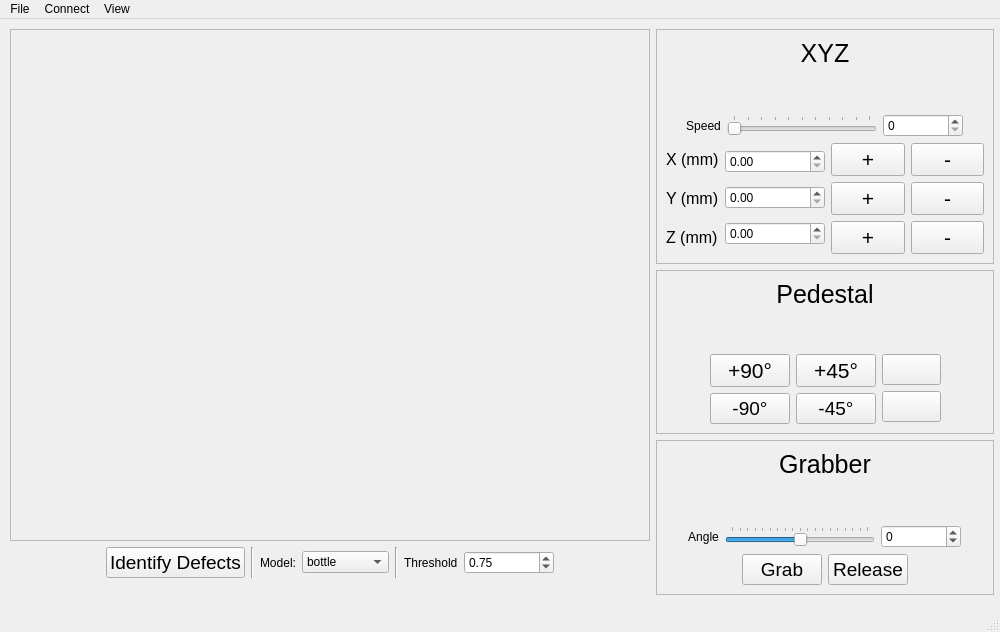
<?xml version="1.0" encoding="UTF-8"?>
<ui version="4.0">
 <class>MainWindow</class>
 <widget class="QMainWindow" name="MainWindow">
  <property name="geometry">
   <rect>
    <x>0</x>
    <y>0</y>
    <width>1000</width>
    <height>632</height>
   </rect>
  </property>
  <property name="sizePolicy">
   <sizepolicy hsizetype="Fixed" vsizetype="Fixed">
    <horstretch>0</horstretch>
    <verstretch>0</verstretch>
   </sizepolicy>
  </property>
  <property name="minimumSize">
   <size>
    <width>1000</width>
    <height>632</height>
   </size>
  </property>
  <property name="maximumSize">
   <size>
    <width>1000</width>
    <height>632</height>
   </size>
  </property>
  <property name="windowTitle">
   <string>MainWindow</string>
  </property>
  <widget class="QWidget" name="centralwidget">
   <widget class="QWidget" name="layoutWidget">
    <property name="geometry">
     <rect>
      <x>10</x>
      <y>10</y>
      <width>984</width>
      <height>566</height>
     </rect>
    </property>
    <layout class="QHBoxLayout" name="horizontalLayout_11">
     <item>
      <spacer name="horizontalSpacer_16">
       <property name="orientation">
        <enum>Qt::Orientation::Horizontal</enum>
       </property>
       <property name="sizeHint" stdset="0">
        <size>
         <width>40</width>
         <height>20</height>
        </size>
       </property>
      </spacer>
     </item>
     <item>
      <layout class="QVBoxLayout" name="verticalLayout_13">
       <item>
        <layout class="QHBoxLayout" name="horizontalLayout_12">
         <item>
          <spacer name="horizontalSpacer_13">
           <property name="orientation">
            <enum>Qt::Orientation::Horizontal</enum>
           </property>
           <property name="sizeHint" stdset="0">
            <size>
             <width>40</width>
             <height>20</height>
            </size>
           </property>
          </spacer>
         </item>
         <item>
          <widget class="QFrame" name="frame">
           <property name="sizePolicy">
            <sizepolicy hsizetype="Fixed" vsizetype="Fixed">
             <horstretch>0</horstretch>
             <verstretch>0</verstretch>
            </sizepolicy>
           </property>
           <property name="minimumSize">
            <size>
             <width>640</width>
             <height>512</height>
            </size>
           </property>
           <property name="maximumSize">
            <size>
             <width>640</width>
             <height>512</height>
            </size>
           </property>
           <property name="frameShape">
            <enum>QFrame::Shape::StyledPanel</enum>
           </property>
           <property name="frameShadow">
            <enum>QFrame::Shadow::Raised</enum>
           </property>
           <widget class="QLabel" name="display">
            <property name="geometry">
             <rect>
              <x>10</x>
              <y>10</y>
              <width>620</width>
              <height>491</height>
             </rect>
            </property>
            <property name="text">
             <string/>
            </property>
           </widget>
          </widget>
         </item>
         <item>
          <spacer name="horizontalSpacer_12">
           <property name="orientation">
            <enum>Qt::Orientation::Horizontal</enum>
           </property>
           <property name="sizeHint" stdset="0">
            <size>
             <width>40</width>
             <height>20</height>
            </size>
           </property>
          </spacer>
         </item>
        </layout>
       </item>
       <item>
        <layout class="QHBoxLayout" name="horizontalLayout_10">
         <item>
          <spacer name="horizontalSpacer_9">
           <property name="orientation">
            <enum>Qt::Orientation::Horizontal</enum>
           </property>
           <property name="sizeHint" stdset="0">
            <size>
             <width>40</width>
             <height>20</height>
            </size>
           </property>
          </spacer>
         </item>
         <item>
          <widget class="QPushButton" name="identifyButton">
           <property name="sizePolicy">
            <sizepolicy hsizetype="Fixed" vsizetype="Fixed">
             <horstretch>0</horstretch>
             <verstretch>0</verstretch>
            </sizepolicy>
           </property>
           <property name="font">
            <font>
             <pointsize>14</pointsize>
            </font>
           </property>
           <property name="text">
            <string>Identify Defects</string>
           </property>
          </widget>
         </item>
         <item>
          <widget class="Line" name="line">
           <property name="orientation">
            <enum>Qt::Orientation::Vertical</enum>
           </property>
          </widget>
         </item>
         <item>
          <widget class="QLabel" name="label_7">
           <property name="text">
            <string>Model:</string>
           </property>
          </widget>
         </item>
         <item>
          <widget class="QComboBox" name="models">
           <item>
            <property name="text">
             <string>bottle</string>
            </property>
           </item>
           <item>
            <property name="text">
             <string>cable</string>
            </property>
           </item>
           <item>
            <property name="text">
             <string>capsule</string>
            </property>
           </item>
           <item>
            <property name="text">
             <string>carpet</string>
            </property>
           </item>
           <item>
            <property name="text">
             <string>grid</string>
            </property>
           </item>
           <item>
            <property name="text">
             <string>hazelnut</string>
            </property>
           </item>
           <item>
            <property name="text">
             <string>leather</string>
            </property>
           </item>
           <item>
            <property name="text">
             <string>metal nut</string>
            </property>
           </item>
           <item>
            <property name="text">
             <string>pill</string>
            </property>
           </item>
           <item>
            <property name="text">
             <string>screw</string>
            </property>
           </item>
           <item>
            <property name="text">
             <string>tile</string>
            </property>
           </item>
           <item>
            <property name="text">
             <string>toothbrush</string>
            </property>
           </item>
           <item>
            <property name="text">
             <string>transistor</string>
            </property>
           </item>
           <item>
            <property name="text">
             <string>wood</string>
            </property>
           </item>
           <item>
            <property name="text">
             <string>zipper</string>
            </property>
           </item>
          </widget>
         </item>
         <item>
          <widget class="Line" name="line_2">
           <property name="orientation">
            <enum>Qt::Orientation::Vertical</enum>
           </property>
          </widget>
         </item>
         <item>
          <widget class="QLabel" name="label_8">
           <property name="text">
            <string>Threshold</string>
           </property>
          </widget>
         </item>
         <item>
          <widget class="QDoubleSpinBox" name="threshold">
           <property name="minimumSize">
            <size>
             <width>90</width>
             <height>0</height>
            </size>
           </property>
           <property name="maximum">
            <double>1.000000000000000</double>
           </property>
           <property name="value">
            <double>0.750000000000000</double>
           </property>
          </widget>
         </item>
         <item>
          <spacer name="horizontalSpacer_10">
           <property name="orientation">
            <enum>Qt::Orientation::Horizontal</enum>
           </property>
           <property name="sizeHint" stdset="0">
            <size>
             <width>40</width>
             <height>20</height>
            </size>
           </property>
          </spacer>
         </item>
        </layout>
       </item>
       <item>
        <spacer name="verticalSpacer_4">
         <property name="orientation">
          <enum>Qt::Orientation::Vertical</enum>
         </property>
         <property name="sizeHint" stdset="0">
          <size>
           <width>20</width>
           <height>40</height>
          </size>
         </property>
        </spacer>
       </item>
      </layout>
     </item>
     <item>
      <layout class="QVBoxLayout" name="controlLayout">
       <item>
        <widget class="QFrame" name="XYZFrame">
         <property name="sizePolicy">
          <sizepolicy hsizetype="Expanding" vsizetype="Expanding">
           <horstretch>0</horstretch>
           <verstretch>0</verstretch>
          </sizepolicy>
         </property>
         <property name="minimumSize">
          <size>
           <width>300</width>
           <height>0</height>
          </size>
         </property>
         <property name="frameShape">
          <enum>QFrame::Shape::StyledPanel</enum>
         </property>
         <property name="frameShadow">
          <enum>QFrame::Shadow::Raised</enum>
         </property>
         <layout class="QVBoxLayout" name="verticalLayout_12">
          <item>
           <layout class="QVBoxLayout" name="verticalLayout_11">
            <item>
             <widget class="QLabel" name="label_5">
              <property name="font">
               <font>
                <pointsize>19</pointsize>
               </font>
              </property>
              <property name="text">
               <string>XYZ</string>
              </property>
              <property name="alignment">
               <set>Qt::AlignmentFlag::AlignCenter</set>
              </property>
             </widget>
            </item>
            <item>
             <spacer name="verticalSpacer_3">
              <property name="orientation">
               <enum>Qt::Orientation::Vertical</enum>
              </property>
              <property name="sizeHint" stdset="0">
               <size>
                <width>20</width>
                <height>40</height>
               </size>
              </property>
             </spacer>
            </item>
            <item>
             <layout class="QHBoxLayout" name="horizontalLayout">
              <item>
               <spacer name="horizontalSpacer">
                <property name="orientation">
                 <enum>Qt::Orientation::Horizontal</enum>
                </property>
                <property name="sizeHint" stdset="0">
                 <size>
                  <width>40</width>
                  <height>20</height>
                 </size>
                </property>
               </spacer>
              </item>
              <item>
               <widget class="QLabel" name="speedLabel">
                <property name="maximumSize">
                 <size>
                  <width>16777215</width>
                  <height>16777215</height>
                 </size>
                </property>
                <property name="text">
                 <string>Speed</string>
                </property>
                <property name="alignment">
                 <set>Qt::AlignmentFlag::AlignCenter</set>
                </property>
               </widget>
              </item>
              <item>
               <widget class="QSlider" name="speedSlider">
                <property name="minimumSize">
                 <size>
                  <width>150</width>
                  <height>0</height>
                 </size>
                </property>
                <property name="maximum">
                 <number>100</number>
                </property>
                <property name="orientation">
                 <enum>Qt::Orientation::Horizontal</enum>
                </property>
                <property name="tickPosition">
                 <enum>QSlider::TickPosition::TicksAbove</enum>
                </property>
                <property name="tickInterval">
                 <number>10</number>
                </property>
               </widget>
              </item>
              <item>
               <widget class="QSpinBox" name="speedBox">
                <property name="minimumSize">
                 <size>
                  <width>80</width>
                  <height>0</height>
                 </size>
                </property>
                <property name="maximum">
                 <number>100</number>
                </property>
               </widget>
              </item>
              <item>
               <spacer name="horizontalSpacer_11">
                <property name="orientation">
                 <enum>Qt::Orientation::Horizontal</enum>
                </property>
                <property name="sizeHint" stdset="0">
                 <size>
                  <width>40</width>
                  <height>20</height>
                 </size>
                </property>
               </spacer>
              </item>
             </layout>
            </item>
            <item>
             <layout class="QHBoxLayout" name="horizontalLayout_9">
              <item>
               <spacer name="horizontalSpacer_7">
                <property name="orientation">
                 <enum>Qt::Orientation::Horizontal</enum>
                </property>
                <property name="sizeHint" stdset="0">
                 <size>
                  <width>40</width>
                  <height>20</height>
                 </size>
                </property>
               </spacer>
              </item>
              <item>
               <layout class="QVBoxLayout" name="verticalLayout_8">
                <item>
                 <widget class="QLabel" name="label_2">
                  <property name="font">
                   <font>
                    <pointsize>12</pointsize>
                   </font>
                  </property>
                  <property name="text">
                   <string>X (mm)</string>
                  </property>
                 </widget>
                </item>
                <item>
                 <widget class="QLabel" name="label_3">
                  <property name="font">
                   <font>
                    <pointsize>12</pointsize>
                   </font>
                  </property>
                  <property name="text">
                   <string>Y (mm)</string>
                  </property>
                 </widget>
                </item>
                <item>
                 <widget class="QLabel" name="label_6">
                  <property name="font">
                   <font>
                    <pointsize>12</pointsize>
                   </font>
                  </property>
                  <property name="text">
                   <string>Z (mm)</string>
                  </property>
                 </widget>
                </item>
               </layout>
              </item>
              <item>
               <layout class="QHBoxLayout" name="horizontalLayout_8">
                <item>
                 <layout class="QVBoxLayout" name="verticalLayout_9">
                  <item>
                   <widget class="QDoubleSpinBox" name="xBox">
                    <property name="minimumSize">
                     <size>
                      <width>100</width>
                      <height>0</height>
                     </size>
                    </property>
                    <property name="maximum">
                     <double>100.000000000000000</double>
                    </property>
                   </widget>
                  </item>
                  <item>
                   <widget class="QDoubleSpinBox" name="yBox">
                    <property name="minimumSize">
                     <size>
                      <width>100</width>
                      <height>0</height>
                     </size>
                    </property>
                    <property name="maximum">
                     <double>100.000000000000000</double>
                    </property>
                   </widget>
                  </item>
                  <item>
                   <widget class="QDoubleSpinBox" name="zBox">
                    <property name="minimumSize">
                     <size>
                      <width>100</width>
                      <height>0</height>
                     </size>
                    </property>
                    <property name="maximum">
                     <double>100.000000000000000</double>
                    </property>
                   </widget>
                  </item>
                 </layout>
                </item>
                <item>
                 <layout class="QVBoxLayout" name="verticalLayout_10">
                  <item>
                   <layout class="QHBoxLayout" name="horizontalLayout_5">
                    <item>
                     <widget class="QPushButton" name="xPosButton">
                      <property name="font">
                       <font>
                        <pointsize>16</pointsize>
                       </font>
                      </property>
                      <property name="text">
                       <string>+</string>
                      </property>
                     </widget>
                    </item>
                    <item>
                     <widget class="QPushButton" name="xNegButton">
                      <property name="font">
                       <font>
                        <pointsize>16</pointsize>
                       </font>
                      </property>
                      <property name="text">
                       <string>-</string>
                      </property>
                     </widget>
                    </item>
                   </layout>
                  </item>
                  <item>
                   <layout class="QHBoxLayout" name="horizontalLayout_6">
                    <item>
                     <widget class="QPushButton" name="yPosButton">
                      <property name="font">
                       <font>
                        <pointsize>16</pointsize>
                       </font>
                      </property>
                      <property name="text">
                       <string>+</string>
                      </property>
                     </widget>
                    </item>
                    <item>
                     <widget class="QPushButton" name="yNegButton">
                      <property name="font">
                       <font>
                        <pointsize>16</pointsize>
                       </font>
                      </property>
                      <property name="text">
                       <string>-</string>
                      </property>
                     </widget>
                    </item>
                   </layout>
                  </item>
                  <item>
                   <layout class="QHBoxLayout" name="horizontalLayout_7">
                    <item>
                     <widget class="QPushButton" name="zPosButton">
                      <property name="font">
                       <font>
                        <pointsize>16</pointsize>
                       </font>
                      </property>
                      <property name="text">
                       <string>+</string>
                      </property>
                     </widget>
                    </item>
                    <item>
                     <widget class="QPushButton" name="zNegButton">
                      <property name="font">
                       <font>
                        <pointsize>16</pointsize>
                       </font>
                      </property>
                      <property name="text">
                       <string>-</string>
                      </property>
                     </widget>
                    </item>
                   </layout>
                  </item>
                 </layout>
                </item>
               </layout>
              </item>
              <item>
               <spacer name="horizontalSpacer_8">
                <property name="orientation">
                 <enum>Qt::Orientation::Horizontal</enum>
                </property>
                <property name="sizeHint" stdset="0">
                 <size>
                  <width>40</width>
                  <height>20</height>
                 </size>
                </property>
               </spacer>
              </item>
             </layout>
            </item>
           </layout>
          </item>
         </layout>
        </widget>
       </item>
       <item>
        <widget class="QFrame" name="pedestalFrame">
         <property name="sizePolicy">
          <sizepolicy hsizetype="Expanding" vsizetype="Expanding">
           <horstretch>0</horstretch>
           <verstretch>0</verstretch>
          </sizepolicy>
         </property>
         <property name="minimumSize">
          <size>
           <width>300</width>
           <height>0</height>
          </size>
         </property>
         <property name="frameShape">
          <enum>QFrame::Shape::StyledPanel</enum>
         </property>
         <property name="frameShadow">
          <enum>QFrame::Shadow::Raised</enum>
         </property>
         <layout class="QVBoxLayout" name="verticalLayout_7">
          <item>
           <layout class="QVBoxLayout" name="verticalLayout_3">
            <item>
             <widget class="QLabel" name="label_4">
              <property name="font">
               <font>
                <pointsize>19</pointsize>
               </font>
              </property>
              <property name="text">
               <string>Pedestal</string>
              </property>
              <property name="alignment">
               <set>Qt::AlignmentFlag::AlignCenter</set>
              </property>
             </widget>
            </item>
            <item>
             <spacer name="verticalSpacer_2">
              <property name="orientation">
               <enum>Qt::Orientation::Vertical</enum>
              </property>
              <property name="sizeHint" stdset="0">
               <size>
                <width>20</width>
                <height>40</height>
               </size>
              </property>
             </spacer>
            </item>
            <item>
             <layout class="QHBoxLayout" name="horizontalLayout_4">
              <item>
               <spacer name="horizontalSpacer_3">
                <property name="orientation">
                 <enum>Qt::Orientation::Horizontal</enum>
                </property>
                <property name="sizeHint" stdset="0">
                 <size>
                  <width>40</width>
                  <height>20</height>
                 </size>
                </property>
               </spacer>
              </item>
              <item>
               <layout class="QVBoxLayout" name="verticalLayout_4">
                <item>
                 <widget class="QPushButton" name="pos90Button">
                  <property name="sizePolicy">
                   <sizepolicy hsizetype="Fixed" vsizetype="Fixed">
                    <horstretch>0</horstretch>
                    <verstretch>0</verstretch>
                   </sizepolicy>
                  </property>
                  <property name="font">
                   <font>
                    <pointsize>16</pointsize>
                   </font>
                  </property>
                  <property name="text">
                   <string>+90°</string>
                  </property>
                 </widget>
                </item>
                <item>
                 <widget class="QPushButton" name="neg90Button">
                  <property name="sizePolicy">
                   <sizepolicy hsizetype="Fixed" vsizetype="Fixed">
                    <horstretch>0</horstretch>
                    <verstretch>0</verstretch>
                   </sizepolicy>
                  </property>
                  <property name="font">
                   <font>
                    <pointsize>14</pointsize>
                   </font>
                  </property>
                  <property name="text">
                   <string>-90°</string>
                  </property>
                 </widget>
                </item>
               </layout>
              </item>
              <item>
               <layout class="QVBoxLayout" name="verticalLayout_5">
                <item>
                 <widget class="QPushButton" name="pos45Button">
                  <property name="sizePolicy">
                   <sizepolicy hsizetype="Fixed" vsizetype="Fixed">
                    <horstretch>0</horstretch>
                    <verstretch>0</verstretch>
                   </sizepolicy>
                  </property>
                  <property name="font">
                   <font>
                    <pointsize>16</pointsize>
                   </font>
                  </property>
                  <property name="text">
                   <string>+45°</string>
                  </property>
                 </widget>
                </item>
                <item>
                 <widget class="QPushButton" name="neg45Button">
                  <property name="sizePolicy">
                   <sizepolicy hsizetype="Fixed" vsizetype="Fixed">
                    <horstretch>0</horstretch>
                    <verstretch>0</verstretch>
                   </sizepolicy>
                  </property>
                  <property name="font">
                   <font>
                    <pointsize>14</pointsize>
                   </font>
                  </property>
                  <property name="text">
                   <string>-45°</string>
                  </property>
                 </widget>
                </item>
               </layout>
              </item>
              <item>
               <layout class="QVBoxLayout" name="verticalLayout_6">
                <item>
                 <widget class="QPushButton" name="posRotate">
                  <property name="sizePolicy">
                   <sizepolicy hsizetype="Fixed" vsizetype="Fixed">
                    <horstretch>0</horstretch>
                    <verstretch>0</verstretch>
                   </sizepolicy>
                  </property>
                  <property name="font">
                   <font>
                    <pointsize>14</pointsize>
                   </font>
                  </property>
                  <property name="text">
                   <string/>
                  </property>
                  <property name="icon">
                   <iconset theme="view-refresh"/>
                  </property>
                  <property name="iconSize">
                   <size>
                    <width>22</width>
                    <height>22</height>
                   </size>
                  </property>
                 </widget>
                </item>
                <item>
                 <widget class="QPushButton" name="negRotateButton">
                  <property name="sizePolicy">
                   <sizepolicy hsizetype="Fixed" vsizetype="Fixed">
                    <horstretch>0</horstretch>
                    <verstretch>0</verstretch>
                   </sizepolicy>
                  </property>
                  <property name="font">
                   <font>
                    <pointsize>14</pointsize>
                   </font>
                  </property>
                  <property name="text">
                   <string/>
                  </property>
                  <property name="icon">
                   <iconset theme="view-restore"/>
                  </property>
                  <property name="iconSize">
                   <size>
                    <width>22</width>
                    <height>22</height>
                   </size>
                  </property>
                 </widget>
                </item>
               </layout>
              </item>
              <item>
               <spacer name="horizontalSpacer_4">
                <property name="orientation">
                 <enum>Qt::Orientation::Horizontal</enum>
                </property>
                <property name="sizeHint" stdset="0">
                 <size>
                  <width>40</width>
                  <height>20</height>
                 </size>
                </property>
               </spacer>
              </item>
             </layout>
            </item>
           </layout>
          </item>
         </layout>
        </widget>
       </item>
       <item>
        <widget class="QFrame" name="grabberFrame">
         <property name="sizePolicy">
          <sizepolicy hsizetype="Expanding" vsizetype="Expanding">
           <horstretch>0</horstretch>
           <verstretch>0</verstretch>
          </sizepolicy>
         </property>
         <property name="minimumSize">
          <size>
           <width>300</width>
           <height>0</height>
          </size>
         </property>
         <property name="frameShape">
          <enum>QFrame::Shape::StyledPanel</enum>
         </property>
         <property name="frameShadow">
          <enum>QFrame::Shadow::Raised</enum>
         </property>
         <layout class="QVBoxLayout" name="verticalLayout_2">
          <item>
           <layout class="QVBoxLayout" name="verticalLayout">
            <item>
             <widget class="QLabel" name="label">
              <property name="font">
               <font>
                <pointsize>19</pointsize>
               </font>
              </property>
              <property name="text">
               <string>Grabber</string>
              </property>
              <property name="alignment">
               <set>Qt::AlignmentFlag::AlignCenter</set>
              </property>
             </widget>
            </item>
            <item>
             <spacer name="verticalSpacer">
              <property name="orientation">
               <enum>Qt::Orientation::Vertical</enum>
              </property>
              <property name="sizeHint" stdset="0">
               <size>
                <width>20</width>
                <height>40</height>
               </size>
              </property>
             </spacer>
            </item>
            <item>
             <layout class="QHBoxLayout" name="horizontalLayout_2">
              <item>
               <spacer name="horizontalSpacer_2">
                <property name="orientation">
                 <enum>Qt::Orientation::Horizontal</enum>
                </property>
                <property name="sizeHint" stdset="0">
                 <size>
                  <width>40</width>
                  <height>20</height>
                 </size>
                </property>
               </spacer>
              </item>
              <item>
               <widget class="QLabel" name="grabberAngleLabel">
                <property name="maximumSize">
                 <size>
                  <width>16777215</width>
                  <height>16777215</height>
                 </size>
                </property>
                <property name="text">
                 <string>Angle</string>
                </property>
                <property name="alignment">
                 <set>Qt::AlignmentFlag::AlignCenter</set>
                </property>
               </widget>
              </item>
              <item>
               <widget class="QSlider" name="grabberAngleSlider">
                <property name="minimumSize">
                 <size>
                  <width>150</width>
                  <height>0</height>
                 </size>
                </property>
                <property name="minimum">
                 <number>-90</number>
                </property>
                <property name="maximum">
                 <number>90</number>
                </property>
                <property name="orientation">
                 <enum>Qt::Orientation::Horizontal</enum>
                </property>
                <property name="tickPosition">
                 <enum>QSlider::TickPosition::TicksAbove</enum>
                </property>
                <property name="tickInterval">
                 <number>10</number>
                </property>
               </widget>
              </item>
              <item>
               <widget class="QSpinBox" name="grabberAngleBox">
                <property name="minimumSize">
                 <size>
                  <width>80</width>
                  <height>0</height>
                 </size>
                </property>
                <property name="minimum">
                 <number>-90</number>
                </property>
                <property name="maximum">
                 <number>90</number>
                </property>
               </widget>
              </item>
              <item>
               <spacer name="horizontalSpacer_14">
                <property name="orientation">
                 <enum>Qt::Orientation::Horizontal</enum>
                </property>
                <property name="sizeHint" stdset="0">
                 <size>
                  <width>40</width>
                  <height>20</height>
                 </size>
                </property>
               </spacer>
              </item>
             </layout>
            </item>
            <item>
             <layout class="QHBoxLayout" name="horizontalLayout_3">
              <item>
               <spacer name="horizontalSpacer_5">
                <property name="orientation">
                 <enum>Qt::Orientation::Horizontal</enum>
                </property>
                <property name="sizeHint" stdset="0">
                 <size>
                  <width>40</width>
                  <height>20</height>
                 </size>
                </property>
               </spacer>
              </item>
              <item>
               <widget class="QPushButton" name="grabButton">
                <property name="sizePolicy">
                 <sizepolicy hsizetype="Fixed" vsizetype="Fixed">
                  <horstretch>0</horstretch>
                  <verstretch>0</verstretch>
                 </sizepolicy>
                </property>
                <property name="font">
                 <font>
                  <pointsize>14</pointsize>
                 </font>
                </property>
                <property name="text">
                 <string>Grab</string>
                </property>
               </widget>
              </item>
              <item>
               <widget class="QPushButton" name="releaseButton">
                <property name="sizePolicy">
                 <sizepolicy hsizetype="Fixed" vsizetype="Fixed">
                  <horstretch>0</horstretch>
                  <verstretch>0</verstretch>
                 </sizepolicy>
                </property>
                <property name="font">
                 <font>
                  <pointsize>14</pointsize>
                 </font>
                </property>
                <property name="text">
                 <string>Release</string>
                </property>
               </widget>
              </item>
              <item>
               <spacer name="horizontalSpacer_6">
                <property name="orientation">
                 <enum>Qt::Orientation::Horizontal</enum>
                </property>
                <property name="sizeHint" stdset="0">
                 <size>
                  <width>40</width>
                  <height>20</height>
                 </size>
                </property>
               </spacer>
              </item>
             </layout>
            </item>
           </layout>
          </item>
         </layout>
        </widget>
       </item>
      </layout>
     </item>
     <item>
      <spacer name="horizontalSpacer_17">
       <property name="orientation">
        <enum>Qt::Orientation::Horizontal</enum>
       </property>
       <property name="sizeHint" stdset="0">
        <size>
         <width>40</width>
         <height>20</height>
        </size>
       </property>
      </spacer>
     </item>
     <item>
      <spacer name="horizontalSpacer_15">
       <property name="orientation">
        <enum>Qt::Orientation::Horizontal</enum>
       </property>
       <property name="sizeHint" stdset="0">
        <size>
         <width>40</width>
         <height>20</height>
        </size>
       </property>
      </spacer>
     </item>
    </layout>
   </widget>
  </widget>
  <widget class="QMenuBar" name="menubar">
   <property name="geometry">
    <rect>
     <x>0</x>
     <y>0</y>
     <width>1000</width>
     <height>33</height>
    </rect>
   </property>
   <widget class="QMenu" name="menuFIle">
    <property name="title">
     <string>File</string>
    </property>
    <addaction name="actionSave"/>
    <addaction name="actionLoad"/>
   </widget>
   <widget class="QMenu" name="menuSerial">
    <property name="title">
     <string>Connect</string>
    </property>
   </widget>
   <widget class="QMenu" name="menuView">
    <property name="title">
     <string>View</string>
    </property>
    <addaction name="actionControls"/>
   </widget>
   <addaction name="menuFIle"/>
   <addaction name="menuSerial"/>
   <addaction name="menuView"/>
  </widget>
  <widget class="QStatusBar" name="statusbar"/>
  <action name="actionSave">
   <property name="icon">
    <iconset theme="document-save"/>
   </property>
   <property name="text">
    <string>Save</string>
   </property>
  </action>
  <action name="actionLoad">
   <property name="icon">
    <iconset theme="document-open"/>
   </property>
   <property name="text">
    <string>Load Image</string>
   </property>
  </action>
  <action name="actionControls">
   <property name="checkable">
    <bool>true</bool>
   </property>
   <property name="text">
    <string>Controls</string>
   </property>
  </action>
  <action name="actionMask">
   <property name="checkable">
    <bool>true</bool>
   </property>
   <property name="checked">
    <bool>true</bool>
   </property>
   <property name="text">
    <string>Mask</string>
   </property>
  </action>
 </widget>
 <resources/>
 <connections>
  <connection>
   <sender>speedSlider</sender>
   <signal>valueChanged(int)</signal>
   <receiver>speedBox</receiver>
   <slot>setValue(int)</slot>
   <hints>
    <hint type="sourcelabel">
     <x>836</x>
     <y>85</y>
    </hint>
    <hint type="destinationlabel">
     <x>977</x>
     <y>85</y>
    </hint>
   </hints>
  </connection>
  <connection>
   <sender>grabberAngleSlider</sender>
   <signal>valueChanged(int)</signal>
   <receiver>grabberAngleBox</receiver>
   <slot>setValue(int)</slot>
   <hints>
    <hint type="sourcelabel">
     <x>803</x>
     <y>541</y>
    </hint>
    <hint type="destinationlabel">
     <x>924</x>
     <y>541</y>
    </hint>
   </hints>
  </connection>
 </connections>
</ui>
